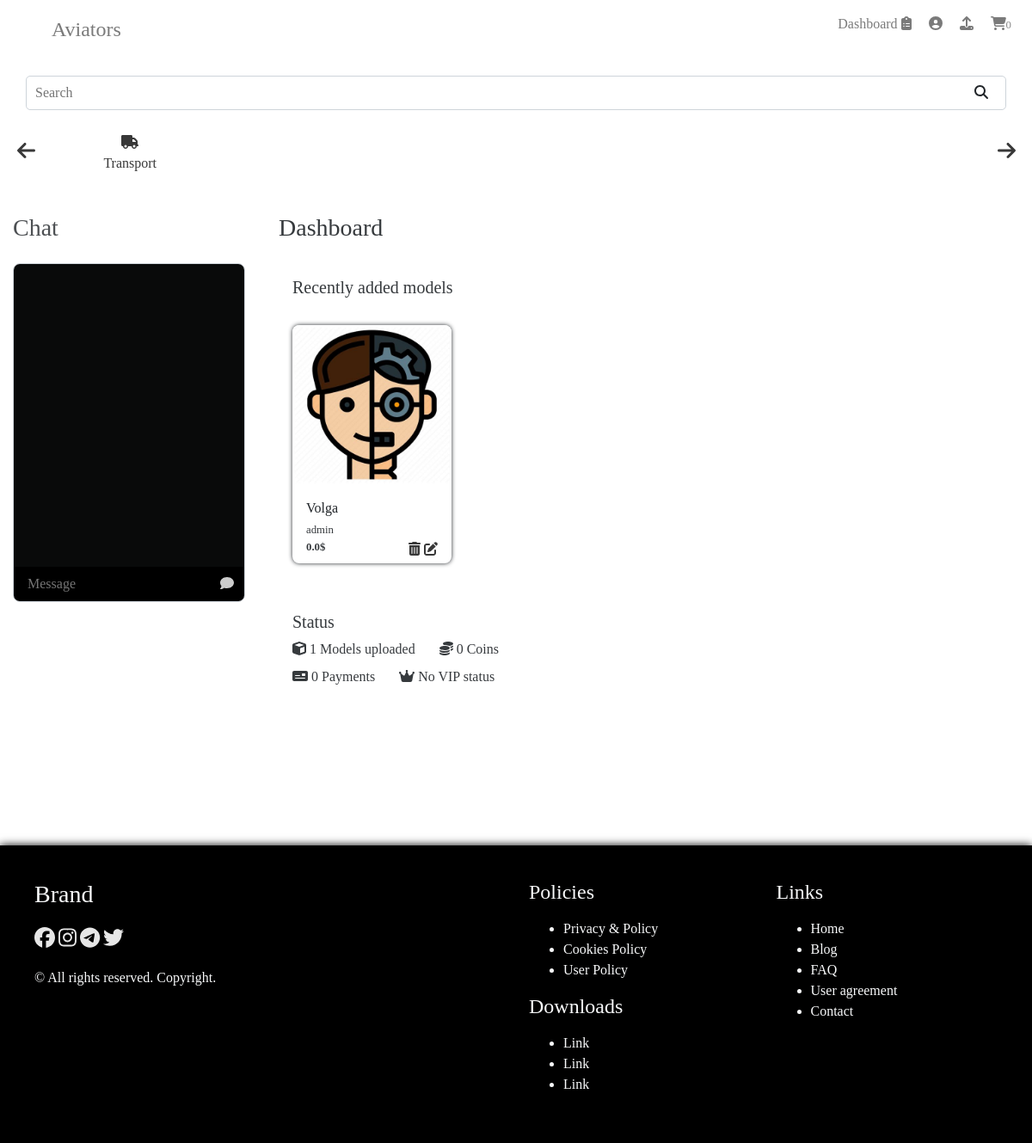
Screenshot of /dashboard (signed in) with the database file from the repository.
### user/models.py (models this page shows)
class Author(User):
	avatar = models.ImageField(upload_to = 'static/storage/img/user')
	cart = models.JSONField(default = list())
	favs = models.JSONField(default = list())
	bio = models.CharField(max_length = 255, default = 'Bio')
	website = models.URLField()
	location = models.CharField(max_length = 100, default = 'Moon, Utopia')
	favtool = models.CharField(max_length = 50)
	phone = models.CharField(max_length = 20)
	gender = models.CharField(max_length = 10, default = 'None')
	credit = models.CharField(max_length = 20)
	coins = models.JSONField(default= list())
	stripe_account = models.IntegerField(default = -1)
	paypal_account = models.IntegerField(default = -1)
	notifications = models.JSONField(default=list())
	payments = models.JSONField(default=list())
	vipstatus = models.BooleanField(default=False)
	bought = models.JSONField(default = list())
	warnings = models.IntegerField(default = 0)
	reports = models.JSONField(default = list())

### model/models.py (models this page shows, shortened)
class Category(models.Model):
	name = models.CharField(max_length = 40)
	amount = models.IntegerField(default = 0)
	img = models.ImageField(upload_to = 'static/storage/img/categories')
	sign = models.CharField(max_length = 30, default = 'exclamation')

class Mod(models.Model):
	model_name = models.CharField(max_length = 30)
	model_desc = models.TextField()
	model_price = models.FloatField()
	model_author_price = models.FloatField(default = 0)
	model_date = models.DateTimeField()
	model_views = models.IntegerField(default = 0)
	model_tags = models.JSONField()
	model_tool = models.CharField(max_length = 50)
	model_favs = models.IntegerField(default = 0)
	model_category = models.ForeignKey(Category, on_delete=models.PROTECT)
	model_author = models.ForeignKey(User, on_delete=models.PROTECT)
	model_link = models.URLField()

class ModelImage(models.Model):
	parent = models.ForeignKey(Mod, on_delete = models.CASCADE)
	file = models.ImageField(upload_to = 'static/storage/img/models')

### main/views.py (the view)
# urls.py: path('dashboard', views.dashboard, name = 'dashboard'),
def dashboard(request):
	chat = ChatMessage.objects.order_by('-date')[:10]
	dash_message = None
	if len(request.user.author.notifications) > 0:
		dash_message = request.user.author.notifications
	modelset = Mod.objects.filter(model_author = request.user).order_by('-model_date')
	categories = Category.objects.all()
	return render(request, 'main/dashboard.html', {
		'categories': categories,
		'modelset': modelset,
		'dash_message': dash_message,
		'messages': chat,
		})

### model/templatetags/model_filters.py (called while the page is built)
@register.filter
def get_model_image(model):
	image = ModelImage.objects.filter(parent = model)[:1][0]
	return image.file.url

### templates/main/dashboard.html (shortened to what this page needs)
{% extends 'main/index.html' %}
{% load model_filters %}
{% block catnav %}
	<nav id="catnav">
		<div>
			<form action="{% url 'engine:searchengine' %}" method="get" style="width: 100%;">
				<div class="search-group">
					<input type="search" class="navsearch" name="query" placeholder="Search">
					<button class="btn" type="submit"><span class="fas fa-search"></span></button>
				</div>
			</form>
		</div>
		<div class="category-nav">
			<div class="catslider-controller" style="float: left;">
				<a href="javascript:(void)" onclick="catslide('left')"><span class="fas fa-arrow-left"></span></a>
			</div>
			<div class="catslider-controller" style="float: right;">
				<a href="javascript:(void)" onclick="catslide('right')"><span class="fas fa-arrow-right"></span></a>
			</div>
			<div class="catslider">
				<div class="catslider-inner">
					<ul class="catslider-menu">
						{% for cat in categories %}
							<li><a href="{% url 'engine:searchengine' %}?query={{cat.name}}&type=category"><span class="fas fa-{{cat.sign}}"></span><br>{{cat.name}}</a></li>
						{% endfor %}
					</ul>
				</div>
			</div>
		</div>
	</nav>
{% endblock %}
{% block content %}
	<div class="container-fluid mt-4">
		<div class="row">
			<div class="col-md-3">
				<h3 style="opacity: .8;">Chat</h3>
				<div class="chat-box">
					<div class="chat-screen">
					</div>
					<div class="chat-input">
						<div class="chat-input-holder">
							<input type="text" maxlength="20" placeholder="Message" id="chatMessageField" name="message">
							<button id="chat-button" onclick="chat()"><span class="fas fa-comment"></span></button>
						</div>
					</div>
				</div>
			</div>
			<div class="col-md-9 pl-4">
				<h3 class="soft-font">Dashboard</h3>
				<div class="dash-section">
					<h5 class="soft-font">Recently added models</h5>
					<div class="row mt-3">
						{% if modelset %}
							{% for model in modelset %}
								<div class="col-md-3 mt-3">
									<div class="model-card">
										<div class="model-image">
											<img src="{{model|get_model_image}}" class="img-fluid w-100 h-100">
										</div>
										<div class="model-desc p-3">
											<p style="margin: 0;">{{model.model_name}}</p>
											<small>{{model.model_author}}</small><br>
											<small style="float: left;"><b>{{model.model_price}}$</b></small>
											<div style="float: right">
												<a href="{% url 'model:delete' model.id %}"><span class="fas fa-trash-alt"></span></a>
												<a href="{% url 'model:modeledit' model.id %}"><span class="fas fa-edit"></span></a>
											</div>
										</div>
									</div>
								</div>
							{% endfor %}
						{% else %}
							<div class="col-md-12">
								<p>You don't have any uploaded models yet, <a href="{% url 'model:modelupload' %}">Upload model</a></p>
							</div>
						{% endif %}
					</div>
				</div>
				<div class="dash-section">
					<h5 class="soft-font">Status</h5>
					<label class="soft-font mr-4"><span class="fas fa-cube"></span> {{modelset|length}} Models uploaded</label>
					<label class="soft-font"><span class="fas fa-coins"></span> {{user.author.coins|length}} Coins</label><br>
					<label class="soft-font mr-4"><span class="fas fa-money-check"></span> {{user.author.payments|length}} Payments</label>
					{% if request.user.author.vipstatus %}
						<label class="soft-font"><span class="fas fa-crown text-warning"></span> VIP status owned</label><br>
					{% else %}
						<label class="soft-font"><span class="fas fa-crown"></span> No VIP status</label><br>
					{% endif %}
				</div>
			</div>
		</div>
	</div>
{% endblock %}

### templates/main/index.html (shortened to what this page needs)
<!DOCTYPE html>
<html lang="en">
<head>
	{% load static %}
	<link rel="stylesheet" href="{% static 'main/css/style.css' %}">
	<link rel="stylesheet" href="{% static 'main/css/result.css' %}">
	<link rel="stylesheet" href="{% static 'main/css/all.min.css' %}">
	<link rel="stylesheet" href="https://stackpath.bootstrapcdn.com/bootstrap/4.4.1/css/bootstrap.min.css">
</head>
<body onload="begin()">
	<div class="container-fluid p-0">
		<nav id="navbar">
			<div id="brand" class="menu-item">
				<a href="{% url 'main:index' %}">Aviators</a>
			</div>
			<div class="menu-item text-right" id="right-menu">
				{% if user.is_authenticated %}
				<a href="{% url 'main:dashboard' %}" class="menu-btn">Dashboard <span class="fas fa-clipboard-list"></span></a>
				<a href="{% url 'user:profile' %}" class="menu-btn"><span class="fas fa-user-circle"></span></a>
				<a href="{% url 'model:modelupload' %}" class="menu-btn"><span class="fas fa-upload"></span></a>
				<a href="{% url 'user:user_cart' %}" class="menu-btn"><span class="fas fa-shopping-cart"></span><small>{{request.user.author.cart|length}}</small></a>
				{% else %}
				<a href="{% url 'user:loginform' %}" class="menu-btn">Sign In</a>
				<a href="{% url 'user:registration' %}" class="menu-btn">Sign Up</a>
				{% endif %}
			</div>
		</nav>
		{% block catnav %}{% endblock %}
		<div id="main">
			{% block content %}
									{% load static %}
									{% load static %}
									{% load static %}
									{% load static %}
			{% endblock %}
		</div>
		<div id="footer" class="text-light">
			<div class="container-fluid p-0">
				<div class="row">
					<div class="col-md-6">
						<h3>Brand</h3>
						<ul class="social-links-menu">
							<li class="social-links"><a href="javascript:(void)"><span class="fab fa-facebook"></span></a></li>
							<li class="social-links"><a href="javascript:(void)"><span class="fab fa-instagram"></span></a></li>
							<li class="social-links"><a href="javascript:(void)"><span class="fab fa-telegram"></span></a></li>
							<li class="social-links"><a href="javascript:(void)"><span class="fab fa-twitter"></span></a></li>
						</ul>
						&copy; All rights reserved. Copyright.
					</div>
					<div class="col-md-3">
						<h4>Policies</h4>
						<ul class="footer-menu">
							<li class="footer-menu-item">Privacy & Policy</li>
							<li class="footer-menu-item">Cookies Policy</li>
							<li class="footer-menu-item">User Policy</li>
						</ul>
						<h4>Downloads</h4>
						<ul class="footer-menu">
							<li class="footer-menu-item">Link</li>
							<li class="footer-menu-item">Link</li>
							<li class="footer-menu-item">Link</li>
						</ul>
					</div>
					<div class="col-md-3">
						<h4>Links</h4>
						<ul class="footer-menu">
							<li class="footer-menu-item">Home</li>
							<li class="footer-menu-item">Blog</li>
							<li class="footer-menu-item">FAQ</li>
							<li class="footer-menu-item">User agreement</li>
							<li class="footer-menu-item">Contact</li>
						</ul>
					</div>
				</div>
			</div>
		</div>
	</div>
</body>
</html>
{% load static %}

### static/main/css/style.css (style rules this page uses)
* { transition: .3s ease; font-family: Segoe; }
body a { color: #232323; opacity: .9; }
.soft-font { opacity: .9; }
#navbar { width: 100%; height: 8vh; }
#brand { width: 50%; float: left; justify-content: left; padding-left: 5%; }
#brand a { opacity: .6; width: 100%; font-size: 3vh; }
#right-menu { float: right; width: 50%; }
.menu-item { height: 100%; display: inline-block; align-items: center; justify-content: center; padding: 2vh; }
.menu-btn { padding: 1vh; opacity: .6; }
#catnav { margin-top: 3vh; width: 100%; }
.search-group { width: 95%; margin: 0 auto; height: 5vh; text-align: center; border: 1px solid #ced4da; padding-left: 1vh; border-radius: 5px; }
.search-group button { float: right; width: 5%; height: 100%; }
.navsearch { width: 90%; height: 100%; background: white; display: initial; float: left; border: none; color: #495057; }
.category-nav { width: 100%; height: 12vh; }
.catslider { width: 90%; height: 100%; float: left; padding: 2.5%; overflow: hidden; }
.catslider-inner { width: 200%; height: inherit; display: flex; justify-content: left; align-items: center; }
.catslider-menu { list-style: none; padding: 0; width: 100%; }
.catslider-menu li { margin-top: 1%; display: inline; float: left; width: 6%; text-align: center; }
.catslider-controller { width: 5%; height: 100%; align-items: center; justify-content: center; display: flex; }
.catslider-controller a { font-size: 3vh; }
#footer { margin-top: 20vh; width: 100%; background: black; padding: 5vh; box-shadow: 0 0 10px black; }
.social-links-menu { list-style: none; padding: 0; margin-top: 2vh; }
.social-links { display: inline-flex; font-size: 3vh; }
.social-links a { color: white; }
.footer-menu { margin-top: 2vh; }

### static/main/css/result.css (style rules this page uses)
.chat-box { margin-top: 3vh; width: 100%; border-radius: 1vh; overflow: hidden; border: 1px solid #ced4da; }
.chat-screen { height: 40vh; width: 95%; box-sizing: content-box; padding: 2vh; overflow-y: scroll; color: white; background: #090a0a; }
.chat-message span, small { opacity: .9; }
.chat-input { height: 5vh; width: 100%; }
.chat-input-holder { height: 100%; width: 100%; background: black; }
.chat-input input { height: 100%; width: 85%; float: left; padding-left: 2vh; color: white; border-radius: none; border: none; background: transparent; }
.chat-input button { width: 15%; height: 100%; float: right; border: none; color: white; background: transparent; opacity: .8; }
.dash-section { margin-top: 3vh; padding: 2vh; width: 100%; }
.model-card { width: 100%; font-size: 2vh; border-radius: 1vh; overflow: hidden; box-shadow: 0 0 5px; background: white; }
.model-image { width: 100%; }

### rows the page displays
Category: name "Transport"
Mod: id.file (picture), model_name "Volga", model_author "admin", model_price "0.0"

### other values shown
{{ request.user.author.cart|length }} "0"
{{ modelset|length }} "1"
{{ user.author.coins|length }} "0"
{{ user.author.payments|length }} "0"
